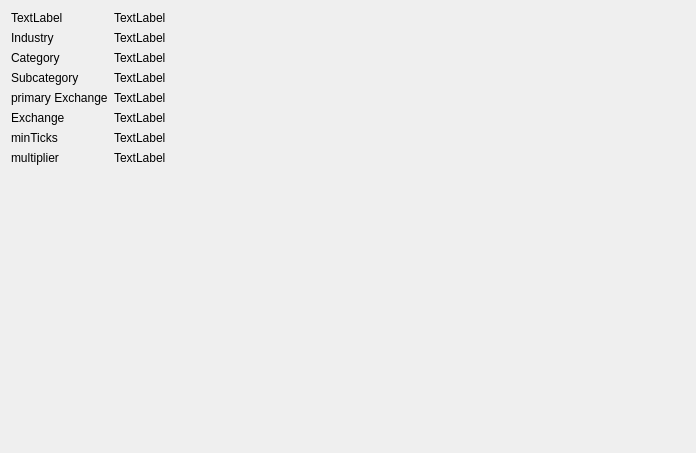
<?xml version="1.0" encoding="UTF-8"?>
<ui version="4.0">
 <class>page</class>
 <widget class="QWidget" name="page">
  <property name="geometry">
   <rect>
    <x>0</x>
    <y>0</y>
    <width>696</width>
    <height>453</height>
   </rect>
  </property>
  <property name="windowTitle">
   <string>Form</string>
  </property>
  <layout class="QGridLayout" name="gridLayout">
   <item row="0" column="0" rowspan="2">
    <layout class="QFormLayout" name="basicInfoBox">
     <item row="1" column="0">
      <widget class="QLabel" name="localSymbolLabel">
       <property name="text">
        <string>TextLabel</string>
       </property>
      </widget>
     </item>
     <item row="1" column="1">
      <widget class="QLabel" name="longNameLabel">
       <property name="text">
        <string>TextLabel</string>
       </property>
      </widget>
     </item>
     <item row="2" column="0">
      <widget class="QLabel" name="label1">
       <property name="text">
        <string>Industry</string>
       </property>
      </widget>
     </item>
     <item row="2" column="1">
      <widget class="QLabel" name="industryLabel">
       <property name="text">
        <string>TextLabel</string>
       </property>
      </widget>
     </item>
     <item row="3" column="0">
      <widget class="QLabel" name="label">
       <property name="text">
        <string>Category</string>
       </property>
      </widget>
     </item>
     <item row="3" column="1">
      <widget class="QLabel" name="categoryLabel">
       <property name="text">
        <string>TextLabel</string>
       </property>
      </widget>
     </item>
     <item row="4" column="0">
      <widget class="QLabel" name="label_3">
       <property name="text">
        <string>Subcategory</string>
       </property>
      </widget>
     </item>
     <item row="4" column="1">
      <widget class="QLabel" name="subcategoryLabel">
       <property name="text">
        <string>TextLabel</string>
       </property>
      </widget>
     </item>
     <item row="5" column="0">
      <widget class="QLabel" name="label_5">
       <property name="text">
        <string>primary Exchange</string>
       </property>
      </widget>
     </item>
     <item row="5" column="1">
      <widget class="QLabel" name="primaryExchangeLabel">
       <property name="text">
        <string>TextLabel</string>
       </property>
      </widget>
     </item>
     <item row="6" column="0">
      <widget class="QLabel" name="label_7">
       <property name="text">
        <string>Exchange</string>
       </property>
      </widget>
     </item>
     <item row="6" column="1">
      <widget class="QLabel" name="exchangeLabel">
       <property name="text">
        <string>TextLabel</string>
       </property>
      </widget>
     </item>
     <item row="7" column="0">
      <widget class="QLabel" name="label_2">
       <property name="text">
        <string>minTicks</string>
       </property>
      </widget>
     </item>
     <item row="7" column="1">
      <widget class="QLabel" name="minTicksLabel">
       <property name="text">
        <string>TextLabel</string>
       </property>
      </widget>
     </item>
     <item row="8" column="0">
      <widget class="QLabel" name="label_4">
       <property name="text">
        <string>multiplier</string>
       </property>
      </widget>
     </item>
     <item row="8" column="1">
      <widget class="QLabel" name="multiplierLabel">
       <property name="text">
        <string>TextLabel</string>
       </property>
      </widget>
     </item>
    </layout>
   </item>
   <item row="1" column="1">
    <layout class="QFormLayout" name="basicInfo2Box"/>
   </item>
   <item row="0" column="1">
    <layout class="QFormLayout" name="basicInfo3Box"/>
   </item>
  </layout>
 </widget>
 <resources/>
 <connections/>
</ui>
